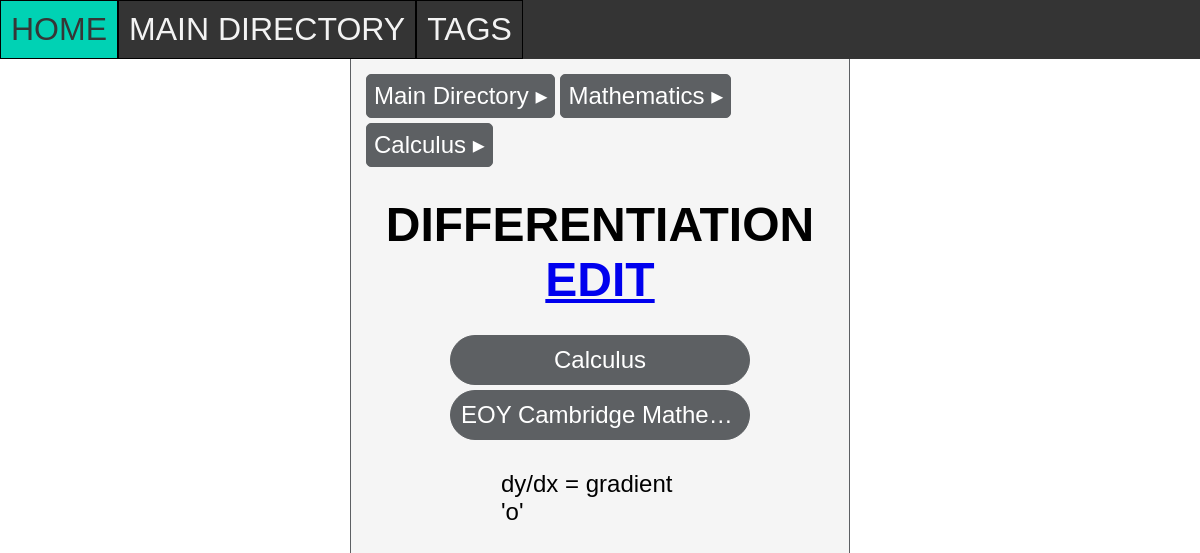
/entry/3, run on the app's committed database.
### tables this page shows
CREATE TABLE FOLDER (id INTEGER PRIMARY KEY AUTOINCREMENT, parent_id INTEGER REFERENCES FOLDER (id), name STRING, info STRING, colour STRING);

CREATE TABLE ENTRY (id INTEGER PRIMARY KEY AUTOINCREMENT, parent_id INTEGER REFERENCES FOLDER (id), name STRING, entry STRING);

CREATE TABLE TAG (id INTEGER PRIMARY KEY AUTOINCREMENT, name STRING, info STRING);

### routes.py (the view)
@app.route('/entry/<int:id>')
def entry(id):
    information = retrieve("SELECT name, entry FROM ENTRY WHERE id = ?", (id,))
    tags = retrieve("SELECT id, name FROM ENTRYTAG JOIN TAG ON TAG.id = tag_id WHERE entry_id = ?", (id,))
    ancestry = retrieve("WITH RECURSIVE generation AS (SELECT id,name,parent_id FROM FOLDER WHERE id = (SELECT parent_id FROM ENTRY WHERE id = ?) UNION ALL SELECT parent.id,parent.name,parent.parent_id FROM FOLDER parent JOIN generation g ON g.parent_id = parent.id) SELECT id,name FROM generation",(id,))
    ancestry.reverse()
    return render_template('pages/entry.html', information=information, tags=tags, id=id, ancestry=ancestry)

### routes.py (called while the page is built)
def retrieve(query, parameters=None):
    conn = sqlite3.connect('notes_app.db')
    cur = conn.cursor()
    if parameters is None:
        cur.execute(query)
    else:
        cur.execute(query, parameters)
    results = cur.fetchall()
    conn.commit()
    return results

### templates/pages/entry.html
{% extends 'base_templates/layout.html' %}
{% block content %}
<div class="ancestry">
{% for parent in ancestry %}
    <a href="/folder/{{parent[0]}}">{{parent[1]}} ▸</a>
{% endfor %}
</div>
<div class="info">
    <h1>
        {{information[0][0]}}
        <a href="/edit-entry/{{id}}">Edit</a>
    </h1>
    {% if tags %}
    <br>
    <div class="tags">
        {% for tag in tags %}
            <a href="/tag/{{tag[0]}}" title="{{tag[1]}}">{{tag[1]}}</a>
        {% endfor %}
    </div>
    {% endif %}
</div>
<div class="entry">{{information[0][1]}}</div>
{% endblock %}

### static/css/style.css (style rules this page uses)
* { margin: 0; padding: 0; box-sizing: border-box; text-align: center; font-family: sans-serif; }
html,body { height: 100%; }
.tags { display: flex; flex-direction: row; justify-content: center; flex-wrap: wrap; gap: 5px; }
.tags a { padding: 10px; text-decoration: none; border:1px solid #5D6063; background-color: #5D6063; color: #fff; border-radius: 30px; overflow: hidden; text-overflow: ellipsis; width: 300px; white-space: nowrap; }
h1 { text-transform: uppercase; font-weight: bold; margin: 0; }
.info { margin: 30px 30px 30px 30px; font-size: 1.5em; display: block; }
.entry { white-space: pre-line; text-align: left; padding: 0px 150px 0px 150px; font-size: 1.5em; }
.ancestry { margin: 15px 15px 0px 15px; display: flex; flex-direction: row; justify-content: left; flex-wrap: wrap; gap: 5px; }
.ancestry a { padding: 7px; text-decoration: none; border:1px solid #5D6063; background-color: #5D6063; color: #fff; border-radius: 5px; font-size: 1.5em; }

### data on the page
FOLDER: name "Main Directory"
FOLDER: name "Mathematics"
FOLDER: name "Calculus"
ENTRY: name "DIFFERENTIATION", entry "dy/dx = gradient 'o'"
TAG: name "Calculus"
TAG: name "EOY Cambridge Mathe…"
